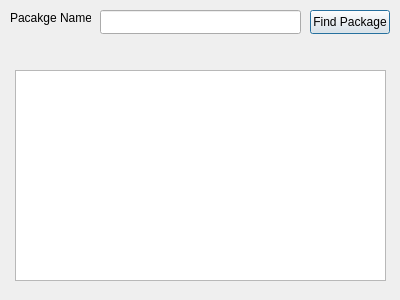
<?xml version="1.0" encoding="UTF-8"?>
<ui version="4.0">
 <class>FindPackage</class>
 <widget class="QDialog" name="FindPackage">
  <property name="geometry">
   <rect>
    <x>0</x>
    <y>0</y>
    <width>400</width>
    <height>300</height>
   </rect>
  </property>
  <property name="windowTitle">
   <string>Find Package</string>
  </property>
  <widget class="QLabel" name="PacakgeName">
   <property name="geometry">
    <rect>
     <x>10</x>
     <y>10</y>
     <width>81</width>
     <height>16</height>
    </rect>
   </property>
   <property name="text">
    <string>Pacakge Name</string>
   </property>
  </widget>
  <widget class="QLineEdit" name="txtPackageName">
   <property name="geometry">
    <rect>
     <x>100</x>
     <y>10</y>
     <width>201</width>
     <height>24</height>
    </rect>
   </property>
  </widget>
  <widget class="QPushButton" name="btnFindPackage">
   <property name="geometry">
    <rect>
     <x>310</x>
     <y>10</y>
     <width>80</width>
     <height>24</height>
    </rect>
   </property>
   <property name="text">
    <string>Find Package</string>
   </property>
  </widget>
  <widget class="QTableView" name="tableView">
   <property name="geometry">
    <rect>
     <x>15</x>
     <y>70</y>
     <width>371</width>
     <height>211</height>
    </rect>
   </property>
  </widget>
 </widget>
 <resources/>
 <connections/>
</ui>
